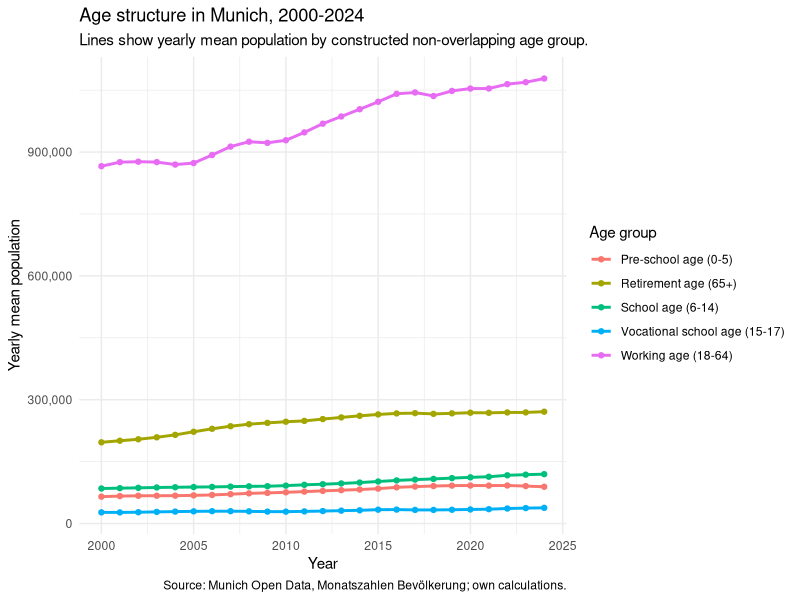
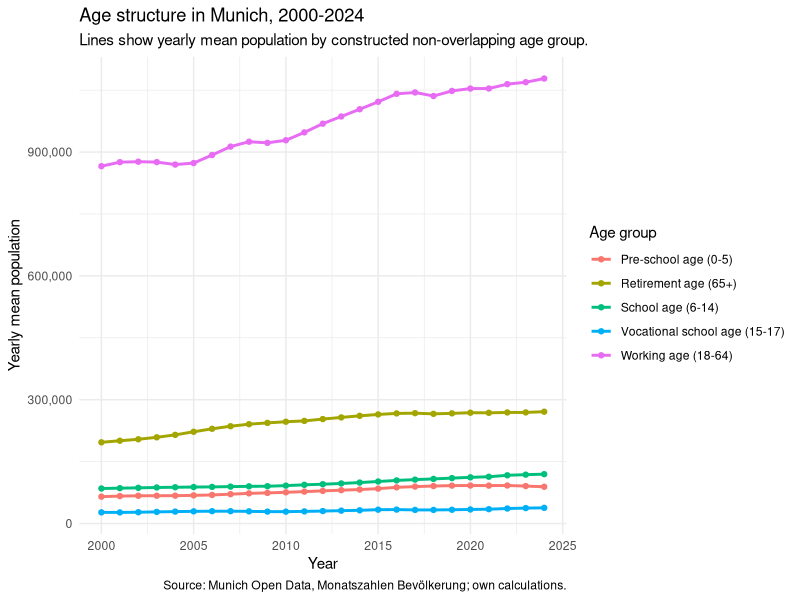
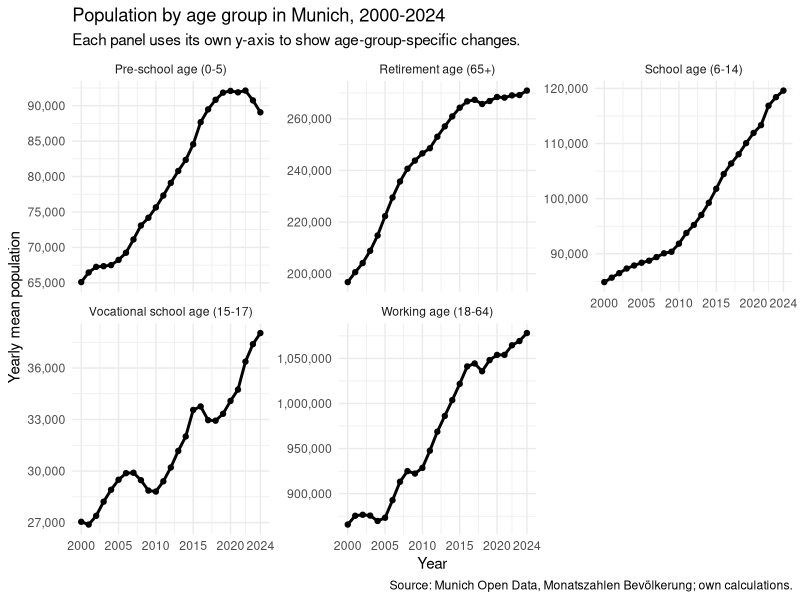
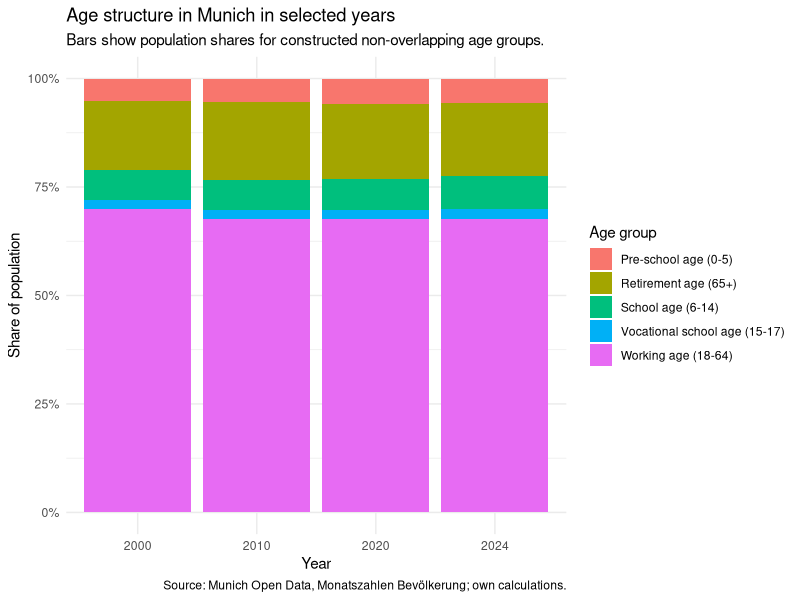

These charts were generated, in order, by the following R code:
library(tidyverse)

age_data <- read_csv("data/processed/age_data.csv")

summarise_yearly_mean <- function(
  data,
  grouping_columns,
  value_column = "WERT",
  output_column = "mean_population",
  start_year = 2000,
  end_year = 2024
) {
  data %>%
    filter(year >= start_year, year <= end_year) %>%
    group_by(across(all_of(grouping_columns))) %>%
    summarise(
      "{output_column}" := mean(.data[[value_column]], na.rm = TRUE),
      .groups = "drop"
    )
}

glimpse(age_data)

age_data %>%
  distinct(AUSPRAEGUNG) %>%
  arrange(AUSPRAEGUNG)

age_data %>%
  count(AUSPRAEGUNG, sort = TRUE)

age_data %>%
  group_by(AUSPRAEGUNG) %>%
  summarise(
    n_rows = n(),
    missing_wert = sum(is.na(WERT)),
    min_year = min(year, na.rm = TRUE),
    max_year = max(year, na.rm = TRUE)
  ) %>%
  arrange(desc(missing_wert))

age_selected <- age_data %>%
  filter(AUSPRAEGUNG %in% c(
    "noch nicht Schulpflichtige (0 bis 5 Jahre)",
    "Schulpflichtige (6 bis 14 Jahre)",
    "Berufsschulpflichtige (15 bis 17 Jahre)",
    "Erwerbsfähige (15 bis 64 Jahre)",
    "Rentner*innen (65 Jahre und älter)"
  ))

age_selected %>% 
    distinct(AUSPRAEGUNG)

age_yearly <- age_selected %>%
    summarise_yearly_mean(
        grouping_columns = c("AUSPRAEGUNG", "year")
    )

age_wide <- age_yearly %>%
    pivot_wider(
        names_from = AUSPRAEGUNG,
        values_from = mean_population
    )

age_structure <- age_wide %>%
    mutate(
        `18 bis 64 Jahre` = 
        `Erwerbsfähige (15 bis 64 Jahre)` -
         `Berufsschulpflichtige (15 bis 17 Jahre)`
    )

age_structure_long <- age_structure %>%
    select(
     year,
    `noch nicht Schulpflichtige (0 bis 5 Jahre)`,
    `Schulpflichtige (6 bis 14 Jahre)`,
    `Berufsschulpflichtige (15 bis 17 Jahre)`,
    `18 bis 64 Jahre`,
    `Rentner*innen (65 Jahre und älter)`
    ) %>% 
    pivot_longer(
        cols = -year,
        names_to = "age_group",
        values_to = "population"
    )

age_structure_long <- age_structure_long %>%
  mutate(
    age_group_label = recode(
      age_group,
      "noch nicht Schulpflichtige (0 bis 5 Jahre)" = "Pre-school age (0-5)",
      "Schulpflichtige (6 bis 14 Jahre)" = "School age (6-14)",
      "Berufsschulpflichtige (15 bis 17 Jahre)" = "Vocational school age (15-17)",
      "18 bis 64 Jahre" = "Working age (18-64)",
      "Rentner*innen (65 Jahre und älter)" = "Retirement age (65+)"
    )
  )

age_trend_plot <- age_structure_long %>%
  ggplot(aes(x = year, y = population, color = age_group_label)) +
  geom_line(linewidth = 1) +
  geom_point(size = 1.5) +
  scale_y_continuous(labels = scales::comma) +
  labs(
    title = "Age structure in Munich, 2000-2024",
    subtitle = "Lines show yearly mean population by constructed non-overlapping age group.",
    x = "Year",
    y = "Yearly mean population",
    color = "Age group",
    caption = "Source: Munich Open Data, Monatszahlen Bevölkerung; own calculations."
  ) +
  theme_minimal()

age_trend_plot

ggsave(
    filename = "figures/age_trend_plot.png",
    plot = age_trend_plot,
    width = 9,
    height = 6,
    dpi = 300
)

age_trend_facet_plot <- ggplot(
  age_structure_long,
  aes(
    x = year,
    y = population
  )
) +
  geom_line(linewidth = 1) +
  geom_point(size = 1.5) +
  facet_wrap(
    ~ age_group_label,
    scales = "free_y"
  ) +
  scale_y_continuous(labels = scales::comma) +
  scale_x_continuous(
    breaks = c(2000, 2005, 2010, 2015, 2020, 2024)
  ) +
  labs(
    title = "Population by age group in Munich, 2000-2024",
    subtitle = "Each panel uses its own y-axis to show age-group-specific changes.",
    x = "Year",
    y = "Yearly mean population",
    caption = "Source: Munich Open Data, Monatszahlen Bevölkerung; own calculations."
  ) +
  theme_minimal()

ggsave(
  file = "figures/age_trend_facet_plot.png",
  plot = age_trend_facet_plot,
  width = 10,
  height= 8,
  dpi = 300
)

age_structure_share <- age_structure_long %>%
    group_by (year) %>%
    mutate(
      total_population =sum(population,na.rm = TRUE),
      population_share = population/total_population
    ) %>%
    ungroup()

age_share_selected_years <- age_structure_share %>%
    filter(year %in% c(2000,2010,2020,2024))

age_share_bar_plot <- age_share_selected_years %>%
  ggplot(aes(x = factor(year), y = population_share, fill = age_group_label)) +
  geom_col() +
  scale_y_continuous(labels = scales::percent) +
  labs(
    title = "Age structure in Munich in selected years",
    subtitle = "Bars show population shares for constructed non-overlapping age groups.",
    x = "Year",
    y = "Share of population",
    fill = "Age group",
    caption = "Source: Munich Open Data, Monatszahlen Bevölkerung; own calculations."
  ) +
  theme_minimal()
 
 ggsave(
  filename = "figures/age_share_bar_plot.png",
  plot = age_share_bar_plot,
  width = 9,
  height = 6,
  dpi = 300 
 )

 age_change_table <- age_structure_long %>%
  filter(year %in% c(2000, 2024)) %>%
  select(year, age_group, population) %>%
  pivot_wider(
    names_from = year,
    values_from = population
  ) %>%
  mutate(
    absolute_change = `2024` - `2000`,
    relative_change = absolute_change / `2000` * 100
  ) %>%
  arrange(desc(relative_change))

write_csv(age_change_table, "data/processed/age_change_table.csv")

write_csv(
  age_structure_long %>% select(-age_group_label),
  "data/processed/age_structure_long.csv"
)

write_csv(
  age_structure_share %>% select(-age_group_label),
  "data/processed/age_structure_share.csv"
)
